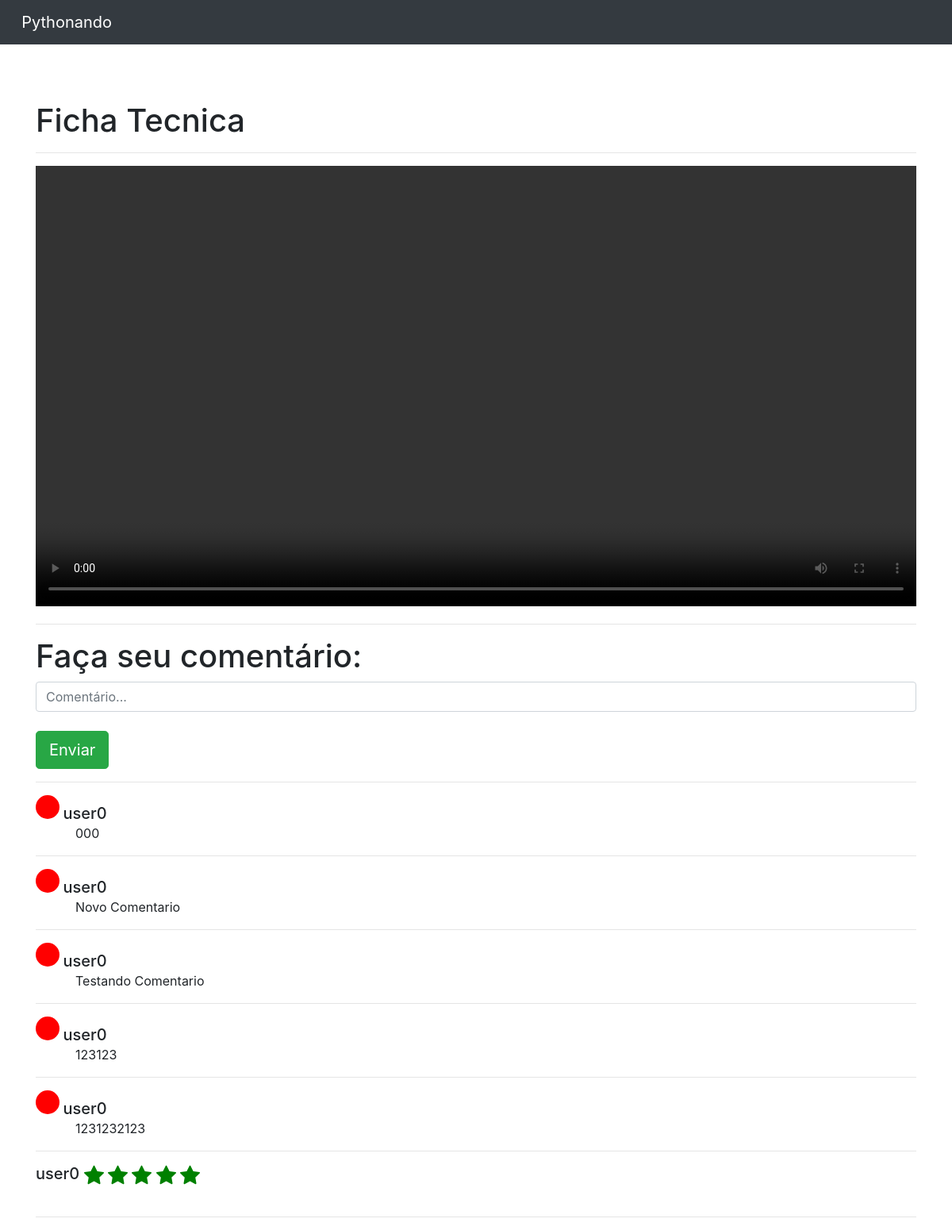
The app's page /home/aula/1 (signed in) with its own data.
### cursos/models.py (models this page shows, shortened)
class Aulas(models.Model):
    nome = models.CharField(max_length = 100)
    descricao = models.TextField()
    aula = models.FileField(upload_to = "aulas")
    curso = models.ForeignKey(Cursos, on_delete = models.DO_NOTHING)

class Comentarios(models.Model):
    usuario = models.ForeignKey(Usuario, on_delete = models.DO_NOTHING)
    comentario = models.TextField()
    data = models.DateTimeField(default = datetime.now)
    aula = models.ForeignKey(Aulas, on_delete = models.DO_NOTHING)

class NotasAulas(models.Model):
    choices = (
        ('p', 'Péssimo'),
        ('r', 'Ruim'),
        ('re', 'Regular'),
        ('b', 'bom'),
        ('o', 'Ótimo')
    )
    aula = models.ForeignKey(Aulas, on_delete=models.DO_NOTHING)
    nota = models.CharField(max_length=50, choices=choices)
    usuario = models.ForeignKey(Usuario, on_delete=models.DO_NOTHING)

### usuarios/models.py (models this page shows)
class Usuario(models.Model):
    nome = models.CharField(max_length = 50)
    email = models.EmailField()
    senha = models.CharField(max_length = 64)
    def __str__(self) -> str:
        return self.nome

### cursos/views.py (the view)
# urls.py: path('aula/<int:id>', views.aula, name = 'aula'),
def aula(request, id):
    if request.session.get('usuario'):
        aula = Aulas.objects.get(id = id)
        usuario_id = request.session['usuario']
        comentarios = Comentarios.objects.filter(aula = aula).order_by('-data')
        request_usuario = request.session.get('usuario')
        usuario_avaliou = NotasAulas.objects.filter(aula_id = id).filter(usuario_id = request_usuario)
        avaliacoes = NotasAulas.objects.filter(aula_id = id)
        return render(request, 'aula.html', {'aula': aula,
                                            'usuario_id': usuario_id,
                                            'comentarios': comentarios,
                                            'request_usuario': request_usuario,
                                            'usuario_avaliou': usuario_avaliou,
                                            'avaliacoes': avaliacoes})
    else:
        return redirect('/auth/login/?status=2')

### cursos/templatetags/filtros.py (called while the page is built)
@register.filter
def return_list(value, arg):
    return [i for i in range(int(arg))]

### cursos/templates/aula.html (shortened to what this page needs)
{% extends 'base.html'%}
{% load filtros %}
{% block 'body' %}
<div class="container">
  <br>
  <br>
  <br>
  <h1>{{aula.nome}}</h1>
  <hr>
  <video  width="100%" controls>
      <source src="{{aula.aula.url}}" type="video/mp4">
    </video>
  <hr>
  <h1>Faça seu comentário: </h1>
  <input id="comentario" type="text" placeholder="Comentário..." class="form-control">
  <br>
  <input onclick="envia_comentario()" type="button" value="Enviar" class="btn btn-success btn-lg">
  <hr>
  <div id="comentarios">
    {% for i in comentarios %}
      <div style="background-color: red; width: 30px; height: 30px; border-radius: 15px; display: inline-block;"></div>
      <h5 style="display: inline;">{{i.usuario}}</h5>
      <p style="margin-left: 50px;">{{i.comentario}}</p>
      <hr>
    {% endfor %}
  </div>
  <div id="avaliacoes">
    {% for i in avaliacoes%}
      <h5 style="display: inline;">
        {{i.usuario}}
      </h5>
      <br>
      <br>
    {% endfor %}
    <hr>
  </div>
</div>
{% endblock %}

### records on screen
Aulas: nome "Ficha Tecnica"
Comentarios: usuario "user0", comentario "000"
Comentarios: usuario "user0", comentario "Novo Comentario"
Comentarios: usuario "user0", comentario "Testando Comentario"
Comentarios: usuario "user0", comentario "123123"
Comentarios: usuario "user0", comentario "1231232123"
NotasAulas: usuario "user0", nota "o" (drawn)
